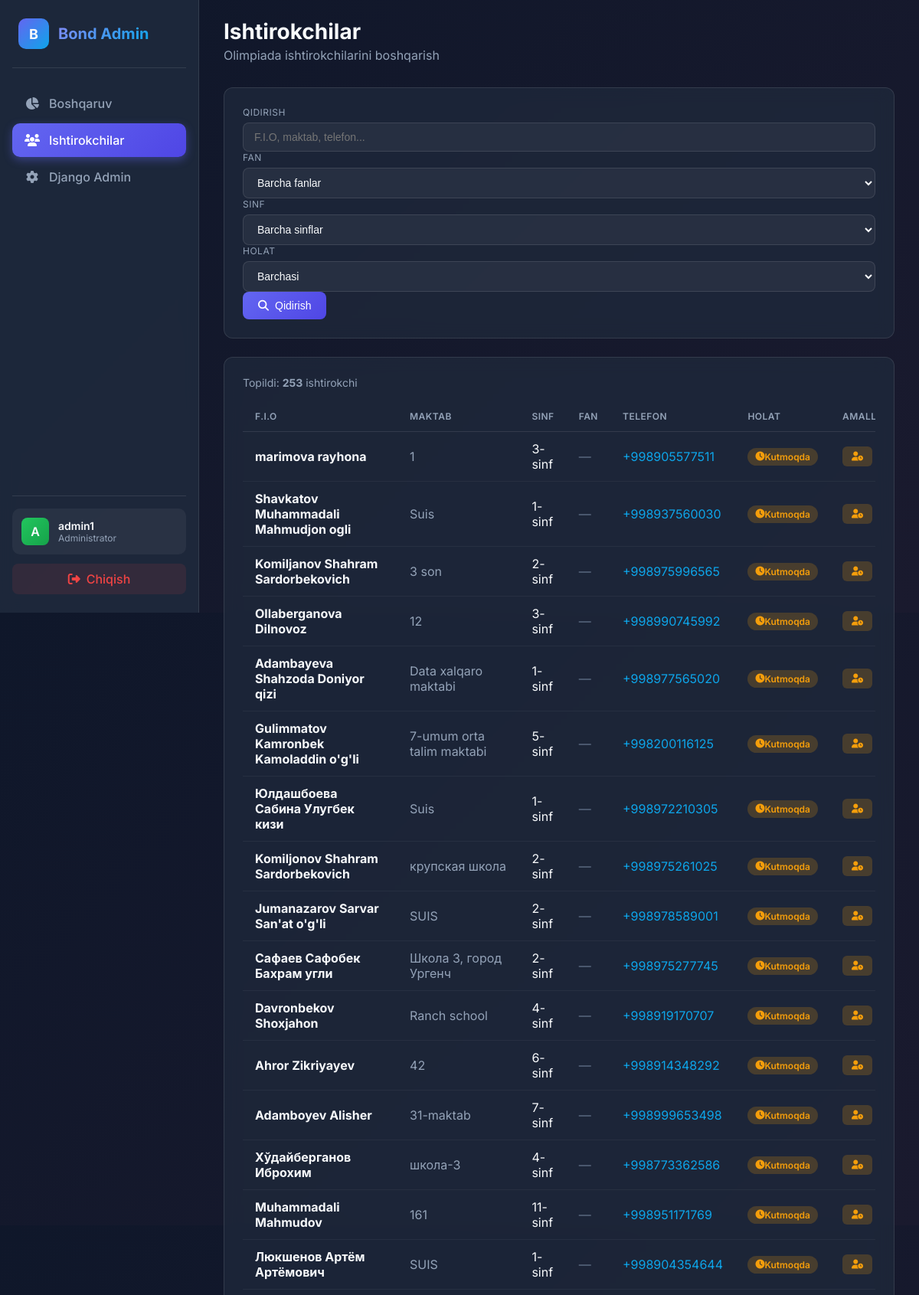
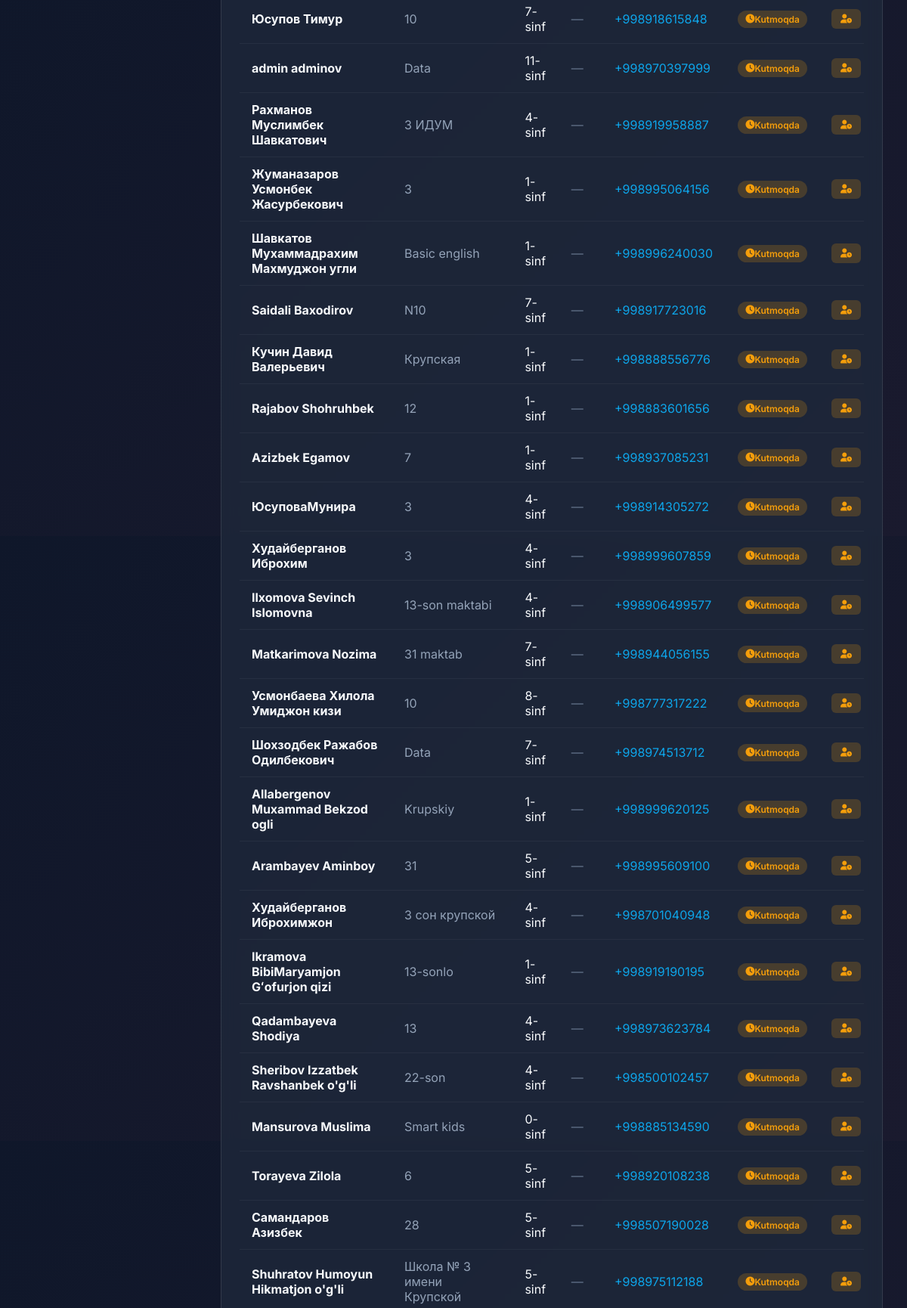
Page /panel/participants/ (signed in, upper part) on the committed database (2 pictures, top to bottom).
### apps/public/models.py (models this page shows, shortened)
class Participant(models.Model):
    GRADE_CHOICES = [(i, str(i)) for i in range(1, 12)]
    LANGUAGE_CHOICES = [
        ('ru', 'Русский'),
        ('uz', "O'zbek"),
    ]
    id = models.UUIDField(primary_key=True, default=uuid.uuid4, editable=False)
    username = models.CharField(max_length=50, unique=True, verbose_name="Логин")
    password = models.CharField(max_length=128, verbose_name="Пароль")
    fullname = models.CharField(max_length=255, verbose_name="ФИО участника")
    phone_number = models.CharField(
        max_length=20, unique=True, verbose_name="Номер телефона"
    )
    region = models.CharField(max_length=100, verbose_name="Регион", default="")
    district = models.CharField(max_length=100, verbose_name="Район")
    school = models.CharField(max_length=255, verbose_name="Школа")
    grade = models.PositiveSmallIntegerField(
        choices=GRADE_CHOICES, verbose_name="Класс"
    )
    teacher_fullname = models.CharField(max_length=255, verbose_name="ФИО учителя")
    test_language = models.CharField(
        max_length=2,
        choices=LANGUAGE_CHOICES,
        default='ru',
        verbose_name="Язык теста"
    )
    is_paid = models.BooleanField(default=False, verbose_name="Оплачен")
    paid_at = models.DateTimeField(null=True, blank=True, verbose_name="Дата оплаты")
    is_checked_in = models.BooleanField(default=False, verbose_name="Присутствовал")
    checked_in_at = models.DateTimeField(
        null=True, blank=True, verbose_name="Время отметки"
    )
    created_at = models.DateTimeField(
        auto_now_add=True, verbose_name="Дата регистрации"
    )
    score = models.IntegerField(default=0, verbose_name="Балл")
    telegram_user_id = models.BigIntegerField(
        null=True, blank=True, verbose_name="Telegram ID"
    )
    telegram_subscribed = models.BooleanField(
        default=False, verbose_name="Подписан на канал"
    )
    class Meta:
        verbose_name = "Участник"
        verbose_name_plural = "Участники"
        ordering = ["-created_at"]

### apps/admin_panel/views.py (the view)
# urls.py: path("participants/", views.ParticipantListView.as_view(), name="participants"),
class ParticipantListView(LoginRequiredMixin, View):
    login_url = "/panel/login/"
    def get(self, request):
        participants = Participant.objects.all()
        search = request.GET.get("search", "")
        if search:
            participants = participants.filter(
                Q(fullname__icontains=search)
                | Q(school__icontains=search)
                | Q(phone_number__icontains=search)
            )
        subject_id = request.GET.get("subject")
        if subject_id:
            participants = participants.filter(subject_id=subject_id)
        grade = request.GET.get("grade")
        if grade:
            participants = participants.filter(grade=grade)
        checkin_status = request.GET.get("checkin")
        if checkin_status == "yes":
            participants = participants.filter(is_checked_in=True)
        elif checkin_status == "no":
            participants = participants.filter(is_checked_in=False)
        subjects = Subject.objects.all()
        context = {
            "participants": participants,
            "subjects": subjects,
            "search": search,
            "selected_subject": subject_id,
            "selected_grade": grade,
            "selected_checkin": checkin_status,
        }
        return render(request, "admin_panel/participants.html", context)

### apps/admin_panel/templates/admin_panel/participants.html (shortened to what this page needs)
{% extends 'admin_panel/base.html' %}
{% block content %}
<div class="page-header">
    <div>
        <h1 class="page-title">Ishtirokchilar</h1>
        <p class="page-subtitle">Olimpiada ishtirokchilarini boshqarish</p>
    </div>
</div>
<div class="card" style="margin-bottom: 24px;">
    <form method="get" class="filters">
        <div class="filter-group" style="flex: 2;">
            <label class="filter-label">Qidirish</label>
            <input type="text" name="search" class="filter-input" placeholder="F.I.O, maktab, telefon..." value="{{ search }}">
        </div>
        <div class="filter-group">
            <label class="filter-label">Fan</label>
            <select name="subject" class="filter-select">
                <option value="">Barcha fanlar</option>
            </select>
        </div>
        <div class="filter-group">
            <label class="filter-label">Sinf</label>
            <select name="grade" class="filter-select">
                <option value="">Barcha sinflar</option>
            </select>
        </div>
        <div class="filter-group">
            <label class="filter-label">Holat</label>
            <select name="checkin" class="filter-select">
                <option value="">Barchasi</option>
            </select>
        </div>
        <div class="filter-btn">
            <button type="submit" class="btn btn-primary">
                <i class="fas fa-search"></i> Qidirish
            </button>
        </div>
    </form>
</div>
<div class="card">
    <p class="results-info">Topildi: <strong>{{ participants|length }}</strong> ishtirokchi</p>
    <div class="table-container">
        <table class="table">
            <thead>
                <tr>
                    <th>F.I.O</th>
                    <th>Maktab</th>
                    <th>Sinf</th>
                    <th>Fan</th>
                    <th>Telefon</th>
                    <th>Holat</th>
                    <th>Amallar</th>
                </tr>
            </thead>
            <tbody>
                {% for p in participants %}
                <tr class="participant-row" onclick="window.location='{% url 'admin_panel:participant_detail' p.pk %}'">
                    <td>
                        <strong>{{ p.fullname }}</strong>
                    </td>
                    <td style="color: var(--gray-400);">{{ p.school|truncatechars:25 }}</td>
                    <td>{{ p.grade }}-sinf</td>
                    <td>
                        {% if p.subject %}
                        <span class="badge badge-success">{{ p.subject.name }}</span>
                        {% else %}
                        <span style="color: var(--gray-500);">—</span>
                        {% endif %}
                    </td>
                    <td>
                        <a href="tel:{{ p.phone_number }}" class="phone-link" onclick="event.stopPropagation();">
                            {{ p.phone_number }}
                        </a>
                    </td>
                    <td>
                        {% if p.is_checked_in %}
                        <span class="badge badge-success">
                            <i class="fas fa-check"></i> Keldi
                        </span>
                        {% else %}
                        <span class="badge badge-warning">
                            <i class="fas fa-clock"></i> Kutmoqda
                        </span>
                        {% endif %}
                    </td>
                    <td onclick="event.stopPropagation();">
                        <button class="checkin-btn {% if p.is_checked_in %}checked{% else %}not-checked{% endif %}"
                                onclick="toggleCheckin('{{ p.pk }}', this)">
                            {% if p.is_checked_in %}
                            <i class="fas fa-user-check"></i>
                            {% else %}
                            <i class="fas fa-user-clock"></i>
                            {% endif %}
                        </button>
                    </td>
                </tr>
                {% endfor %}
            </tbody>
        </table>
    </div>
</div>
{% endblock %}

### apps/admin_panel/templates/admin_panel/base.html (shortened to what this page needs)
<!DOCTYPE html>
<html lang="ru">
<head>
    <link rel="stylesheet" href="https://cdnjs.cloudflare.com/ajax/libs/font-awesome/6.5.1/css/all.min.css">
</head>
<body>
    <aside class="sidebar">
        <div class="logo">
            <div class="logo-icon">B</div>
            <span class="logo-text">Bond Admin</span>
        </div>
        <ul class="nav-menu">
            <li class="nav-item">
                <a href="{% url 'admin_panel:dashboard' %}" class="nav-link {% if request.resolver_match.url_name == 'dashboard' %}active{% endif %}">
                    <i class="fas fa-chart-pie"></i>
                    <span>Boshqaruv</span>
                </a>
            </li>
            <li class="nav-item">
                <a href="{% url 'admin_panel:participants' %}" class="nav-link {% if request.resolver_match.url_name == 'participants' %}active{% endif %}">
                    <i class="fas fa-users"></i>
                    <span>Ishtirokchilar</span>
                </a>
            </li>
            <li class="nav-item">
                <a href="{% url 'admin:index' %}" class="nav-link" target="_blank">
                    <i class="fas fa-cog"></i>
                    <span>Django Admin</span>
                </a>
            </li>
        </ul>
        <div class="sidebar-footer">
            <div class="user-info">
                <div class="user-avatar">{{ request.user.username|slice:":1"|upper }}</div>
                <div>
                    <div class="user-name">{{ request.user.username }}</div>
                    <div class="user-role">Administrator</div>
                </div>
            </div>
            <a href="{% url 'admin_panel:logout' %}" class="logout-btn">
                <i class="fas fa-sign-out-alt"></i>
                <span>Chiqish</span>
            </a>
        </div>
    </aside>
    <main class="main-content">
        {% block content %}{% endblock %}
    </main>
</body>
</html>

### rows in the picture
Participant: fullname "marimova rayhona", school "1", grade "3", phone_number "+998905577511", is_checked_in False (drawn)
Participant: fullname "Shavkatov Muhammadali Mahmudjon ogli", school "Suis", grade "1", phone_number "+998937560030", is_checked_in False (drawn)
Participant: fullname "Komiljanov Shahram Sardorbekovich", school "3 son", grade "2", phone_number "+998975996565", is_checked_in False (drawn)
Participant: fullname "Ollaberganova Dilnovoz", school "12", grade "3", phone_number "+998990745992", is_checked_in False (drawn)
Participant: fullname "Adambayeva Shahzoda Doniyor qizi", school "Data xalqaro maktabi", grade "1", phone_number "+998977565020", is_checked_in False (drawn)
Participant: fullname "Gulimmatov Kamronbek Kamoladdin o'g'li", school "7-umum orta talim maktabi", grade "5", phone_number "+998200116125", is_checked_in False (drawn)
Participant: fullname "Юлдашбоева Сабина Улугбек кизи", school "Suis", grade "1", phone_number "+998972210305", is_checked_in False (drawn)
Participant: fullname "Komiljonov Shahram Sardorbekovich", school "крупская школа", grade "2", phone_number "+998975261025", is_checked_in False (drawn)
Participant: fullname "Jumanazarov Sarvar San'at o'g'li", school "SUIS", grade "2", phone_number "+998978589001", is_checked_in False (drawn)
Participant: fullname "Сафаев Сафобек Бахрам угли", school "Школа 3, город Ургенч", grade "2", phone_number "+998975277745", is_checked_in False (drawn)
Participant: fullname "Davronbekov Shoxjahon", school "Ranch school", grade "4", phone_number "+998919170707", is_checked_in False (drawn)
Participant: fullname "Ahror Zikriyayev", school "42", grade "6", phone_number "+998914348292", is_checked_in False (drawn)
Participant: fullname "Adamboyev Alisher", school "31-maktab", grade "7", phone_number "+998999653498", is_checked_in False (drawn)
Participant: fullname "Хўдайберганов Иброхим", school "школа-3", grade "4", phone_number "+998773362586", is_checked_in False (drawn)
Participant: fullname "Muhammadali Mahmudov", school "161", grade "11", phone_number "+998951171769", is_checked_in False (drawn)
Participant: fullname "Люкшенов Артём Артёмович", school "SUIS", grade "1", phone_number "+998904354644", is_checked_in False (drawn)
Participant: fullname "Юсупов Тимур", school "10", grade "7", phone_number "+998918615848", is_checked_in False (drawn)
Participant: fullname "admin adminov", school "Data", grade "11", phone_number "+998970397999", is_checked_in False (drawn)
Participant: fullname "Рахманов Муслимбек Шавкатович", school "3 ИДУМ", grade "4", phone_number "+998919958887", is_checked_in False (drawn)
Participant: fullname "Жуманазаров Усмонбек Жасурбекович", school "3", grade "1", phone_number "+998995064156", is_checked_in False (drawn)
Participant: fullname "Шавкатов Мухаммадрахим Махмуджон угли", school "Basic english", grade "1", phone_number "+998996240030", is_checked_in False (drawn)
Participant: fullname "Saidali Baxodirov", school "N10", grade "7", phone_number "+998917723016", is_checked_in False (drawn)
Participant: fullname "Кучин Давид Валерьевич", school "Крупская", grade "1", phone_number "+998888556776", is_checked_in False (drawn)
Participant: fullname "Rajabov Shohruhbek", school "12", grade "1", phone_number "+998883601656", is_checked_in False (drawn)
Participant: fullname "Azizbek Egamov", school "7", grade "1", phone_number "+998937085231", is_checked_in False (drawn)
Participant: fullname "ЮсуповаМунира", school "3", grade "4", phone_number "+998914305272", is_checked_in False (drawn)
Participant: fullname "Худайберганов Иброхим", school "3", grade "4", phone_number "+998999607859", is_checked_in False (drawn)
Participant: fullname "Ilxomova Sevinch Islomovna", school "13-son maktabi", grade "4", phone_number "+998906499577", is_checked_in False (drawn)
Participant: fullname "Matkarimova Nozima", school "31 maktab", grade "7", phone_number "+998944056155", is_checked_in False (drawn)
Participant: fullname "Усмонбаева Хилола Умиджон кизи", school "10", grade "8", phone_number "+998777317222", is_checked_in False (drawn)
Participant: fullname "Шохзодбек Ражабов Одилбекович", school "Data", grade "7", phone_number "+998974513712", is_checked_in False (drawn)
Participant: fullname "Allabergenov Muxammad Bekzod ogli", school "Krupskiy", grade "1", phone_number "+998999620125", is_checked_in False (drawn)
Participant: fullname "Arambayev Aminboy", school "31", grade "5", phone_number "+998995609100", is_checked_in False (drawn)
Participant: fullname "Худайберганов Иброхимжон", school "3 сон крупской", grade "4", phone_number "+998701040948", is_checked_in False (drawn)
Participant: fullname "Ikramova BibiMaryamjon Gʻofurjon qizi", school "13-sonlo", grade "1", phone_number "+998919190195", is_checked_in False (drawn)
Participant: fullname "Qadambayeva Shodiya", school "13", grade "4", phone_number "+998973623784", is_checked_in False (drawn)
Participant: fullname "Sheribov Izzatbek Ravshanbek o'g'li", school "22-son", grade "4", phone_number "+998500102457", is_checked_in False (drawn)
Participant: fullname "Mansurova Muslima", school "Smart kids", grade "0", phone_number "+998885134590", is_checked_in False (drawn)
Participant: fullname "Torayeva Zilola", school "6", grade "5", phone_number "+998920108238", is_checked_in False (drawn)
Participant: fullname "Самандаров Азизбек", school "28", grade "5", phone_number "+998507190028", is_checked_in False (drawn)
Participant: fullname "Shuhratov Humoyun Hikmatjon o'g'li", school "Школа № 3 имени Крупской", grade "5", phone_number "+998975112188", is_checked_in False (drawn)

### other values in the picture
{{ request.user.username|slice:":1"|upper }} "A"
{{ request.user.username }} "admin1"
{{ participants|length }} "253"
